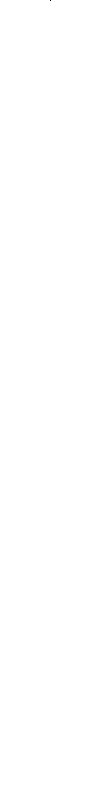
Frame 1 (no input)
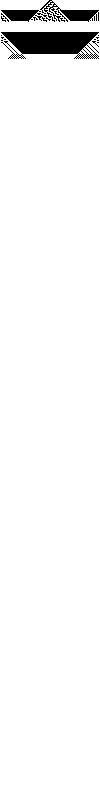
Frame 60 (the mouse pressed at the canvas centre just before this capture)
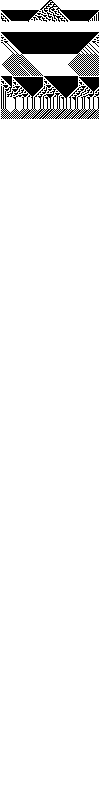
Frame 120 (the mouse held since frame 60 and released just before this capture)

The Processing sketch that drew these frames (run headless with seeded random() and noise(); from frame 60 on, the mouse is pressed at the canvas centre):

// Processing sketch: cellautomata
// ── cellautomata.pde
CA ca;

void setup() {
  size(100, 800);
  frameRate(30);
  background(255);
  //int[] ruleset = {0,1,1,1,1,0,1,1};           // Rule 222  
  //int[] ruleset = {0,1,1,1,1,1,0,1};           // Rule 190  
  int[] ruleset = {0,1,1,1,1,0,0,0};           // Rule 30  
  //int[] ruleset = {0,1,1,1,0,1,1,0};             // Rule 110  
  
  ca = new CA(ruleset); // Initialize CA
}  

void draw() {
   ca.display();          // Draw the CA
  ca.generate();
}


class CA {

  int[] cells;     // An array of 0s and 1s 
  int[][] generations;
  int generation;  // How many generations?
  int num_gen;

  int[] ruleset;     // An array to store the ruleset, for example {0,1,1,0,1,1,0,1}

  int w = 1;

  CA(int[] r) {
    ruleset = r;
    cells = new int[width/w];
    generation = 0;
    num_gen = height/w;
    generations = new int[num_gen][width/w];
    restart();
  }

  // Make a random ruleset
  void randomize() {
    for (int i = 0; i < 8; i++) {
      ruleset[i] = int(random(2));
    }
  }

  // Reset to generation 0
  void restart() {
    for (int i = 0; i < cells.length; i++) {
      cells[i] = 0;
    }
    cells[cells.length/2] = 1;    // We arbitrarily start with just the middle cell having a state of "1"
    generations[0] = cells;
  }


  // The process of creating the new generation
  void generate() {
    // First we create an empty array for the new values
    int[] nextgen = new int[cells.length];
    // For every spot, determine new state by examing current state, and neighbor states
    // Ignore edges that only have one neighor
    for (int i = 1; i < cells.length-1; i++) {
      int left = cells[i-1];   // Left neighbor state
      int me = cells[i];       // Current state
      int right = cells[i+1];  // Right neighbor state
      nextgen[i] = rules(left, me, right); // Compute next generation state based on ruleset
    }
    // The current generation is the new generation
    cells = nextgen;
    
    if (generation < num_gen) {
      generations[generation] = cells;
      generation++;
    } else {
      for (int i = 0; i < num_gen-1; i++) {
        generations[i] = generations[i+1];
      }
      generations[num_gen - 1] = cells;
    }
    
   
  }

  // This is the easy part, just draw the cells, fill 255 for '1', fill 0 for '0'
  void display() {    for (int k = 0; k < num_gen; k++) {
    for (int i = 0; i < cells.length; i++) {
      if (generations[k][i] == 1) fill(0);
      else               fill(255);
      noStroke();
      rect(i*w, k*w, w, w);
    }
    }
    
     if ((generation+1) % 11 == 0) {
      randomize();
    }
    
  }

  // Implementing the Wolfram rules
  // This is the concise conversion to binary way
  int rules (int a, int b, int c) {
   String s = "" + a + b + c;
   int index = Integer.parseInt(s, 2);
   return ruleset[index];
   }
 

  // The CA is done if it reaches the bottom of the screen
 
}
